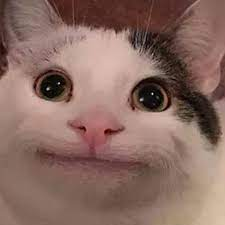
#> input picture HW3/test.jpg, 225 x 225 px
$ jupyter execute hw3.ipynb
#> lines starting #> are read from the running program, lines starting #| are printed output that depends on the picture
## Homework 03: due 2022/04/20 23:59(100%)

### - Tutorial :
___1. scipy.signal.convolve2d:___ https://docs.scipy.org/doc/scipy/reference/generated/scipy.signal.convolve2d.html

___2. OpenCV2 Convolution:___ https://blog.csdn.net/hysterisis/article/details/113097507

___3. cv2.filter2D:___ https://docs.opencv.org/3.4/d4/d86/group__imgproc__filter.html#ga27c049795ce870216ddfb366086b5a04

### - After you go through the tutorials, you should be able to work on this assignment.

### - Please answer the following questions and work directly on this jupyter notebook.

### - Make sure the code can be run and show the result and figures properly.

### - Please write down your observation with markdown in this notebook briefly.

[cell 1]
import cv2
import os
from scipy import signal
import numpy as np
import matplotlib.pyplot as plt

#### 1. Please use the defined input matrix and the kernel below, and use the ___scipy.signal.convolve2d___ and ___cv2.filter2D___ to implement the convolution operation. The result output after convolution is given for your reference. (With half zero padding to make the shape fixed) (50%)

[cell 2]
# Do not change this block
kernel = np.array([[1,2,3],
                  [1,2,3],
                  [1,2,3]])

input = np.zeros((5, 5))
for i in range(5):
    for j in range(5):
        if i%2 == 0:
            input[i][j] = j+1
        else:
            input[i][j] = 5-j

[cell 3]
output = signal.convolve2d(input, kernel, mode='same')
print("scipy.signal.convolve2d:\n", output)
print("\n")

# in filter2D, zero padding is not supported so we need to pad the input
w, h = input.shape
input_padded = cv2.copyMakeBorder(input, 1, 1, 1, 1, cv2.BORDER_CONSTANT, value=0)
output = cv2.filter2D(input_padded, -1, kernel)[1: w+1, 1: h+1]
print("cv2.filter2D (cross-correlation):\n", output)
print("\n")

# flip the kernel horizontally and vertically to implement traditional convolution
f_kernel = np.flipud(np.fliplr(kernel))
output = cv2.filter2D(input_padded, -1, f_kernel)[1: w+1, 1: h+1]
print("cv2.filter2D (traditional convolution):\n", output)

#### 2. Please do the convolution operation on your own image or on the give __test.jpg__. Using all the kernels below, and save each filtered image in ___.png___ file with the corresponding kernel names. Also, move all the filtered images to a folder. (50%)

[cell 4]
idendity = np.array([[0,0,0],
                     [0,1,0],
                     [0,0,0]])
blur = np.array([[1,1,1],
                 [1,1,1],
                 [1,1,1]]) / 9
gaussian3 = np.array([[1,2,1],
                      [2,4,2],
                      [1,2,1]]) / 16
gaussian5 = np.array([[1,4,7,4,1],
                      [4,16,26,16,4],
                      [7,26,41,26,7],
                      [4,16,26,16,4],
                      [1,4,7,4,1]]) / 256
sharpen = np.array([[0,-1,0],
                    [-1,5,-1],
                    [0,-1,0]])
laplacian = np.array([[-1,-1,-1],
                      [-1,8,-1],
                      [-1,-1,-1]])
sobel_x = np.array([[-1,0,1],
                    [-2,0,2],
                    [-1,0,1]])
sobel_y = np.array([[-1,-2,-1],
                    [0,0,0],
                    [1,2,1]])
kdict = {"Identity": idendity, "Blur": blur,
            "Gaussian Blur (3x3)": gaussian3, "Gaussian Blur (5x5)": gaussian5,
            "Sharpen": sharpen, "Laplacian":laplacian,
            "Sobel (Horizontal)": sobel_y, "Sobel (Vertical)": sobel_x}

# do convolution with above kernels
# here we use cv2.filter2D since almost all the kernels remain the same after flipping
img = cv2.cvtColor(cv2.imread('./test.jpg'), cv2.COLOR_BGR2RGB)
fig, axes = plt.subplots(4, 2, figsize=(8, 16))
for i ,k in enumerate(kdict.items()):
    ax = axes[i//2][i%2]
    kname, kernel = k[0], k[1]
    output = cv2.filter2D(img, -1, kernel)
    ax.imshow(output)
    ax.set_title(kname)
    os.makedirs('./output', exist_ok=True)
    plt.imsave('./output/'+kname+'.jpg', output)
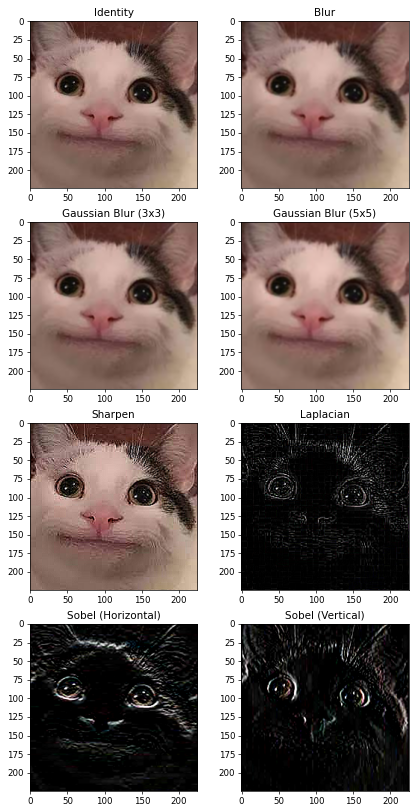
#> figure drawn by matplotlib, 8 panels
